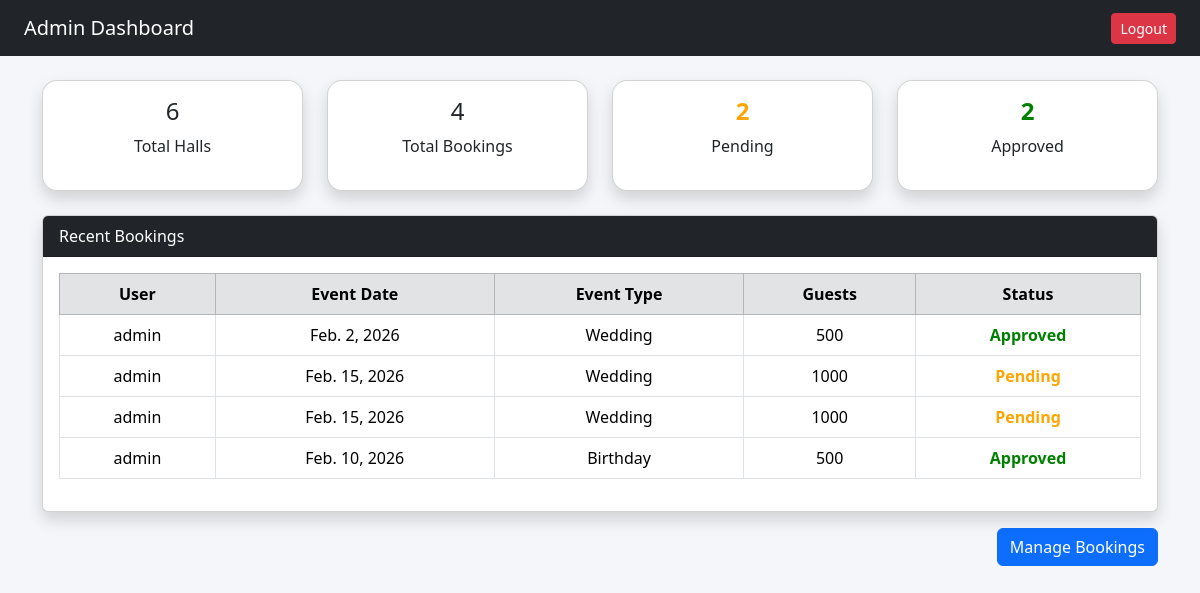
/admin-dashboard/ (signed in), run on the app's committed database.
### eventhall/models.py (models this page shows, shortened)
class Booking(models.Model):
    user = models.ForeignKey(User, on_delete=models.CASCADE)
    name = models.CharField(max_length=100)
    email = models.EmailField()
    event_date = models.DateField()
    event_type = models.CharField(max_length=50)
    guests = models.IntegerField()
    message = models.TextField(blank=True)
    status = models.CharField(
        max_length=20,
        choices=[
            ('Pending', 'Pending'),
            ('Approved', 'Approved'),
            ('Rejected', 'Rejected'),
        ],
        default='Pending'
    )

### eventhall/views.py (the view)
# urls.py: path('admin-dashboard/', views.admin_dashboard, name='admin_dashboard'),
@staff_member_required
def admin_dashboard(request):
    total_halls = Hall.objects.count()
    total_bookings = Booking.objects.count()
    pending_count = Booking.objects.filter(status='Pending').count()
    approved_count = Booking.objects.filter(status='Approved').count()
    recent_bookings = Booking.objects.order_by('-id')[:5]
    return render(request, 'eventhall/admin_dashboard.html', {
        'total_halls': total_halls,
        'total_bookings': total_bookings,
        'pending_count': pending_count,
        'approved_count': approved_count,
        'recent_bookings': recent_bookings,
    })

### eventhall/templates/eventhall/admin_dashboard.html (shortened to what this page needs)
<!DOCTYPE html>
<html lang="en">
<head>
    <link href="https://cdn.jsdelivr.net/npm/bootstrap@5.3.2/dist/css/bootstrap.min.css" rel="stylesheet">
</head>
<body>
<nav class="navbar navbar-dark bg-dark px-4">
    <span class="navbar-brand">Admin Dashboard</span>
    <a href="{% url 'logout' %}" class="btn btn-danger btn-sm">Logout</a>
</nav>
<div class="container mt-4">
    <div class="row text-center mb-4">
        <div class="col-md-3">
            <div class="card stat-card shadow p-3">
                <h4>{{ total_halls }}</h4>
                <p>Total Halls</p>
            </div>
        </div>
        <div class="col-md-3">
            <div class="card stat-card shadow p-3">
                <h4>{{ total_bookings }}</h4>
                <p>Total Bookings</p>
            </div>
        </div>
        <div class="col-md-3">
            <div class="card stat-card shadow p-3">
                <h4 class="pending">{{ pending_count }}</h4>
                <p>Pending</p>
            </div>
        </div>
        <div class="col-md-3">
            <div class="card stat-card shadow p-3">
                <h4 class="approved">{{ approved_count }}</h4>
                <p>Approved</p>
            </div>
        </div>
    </div>
    <div class="card shadow">
        <div class="card-header bg-dark text-white">
            Recent Bookings
        </div>
        <div class="card-body table-responsive">
            <table class="table table-bordered text-center">
                <thead class="table-secondary">
                    <tr>
                        <th>User</th>
                        <th>Event Date</th>
                        <th>Event Type</th>
                        <th>Guests</th>
                        <th>Status</th>
                    </tr>
                </thead>
                <tbody>
                    {% for booking in recent_bookings %}
                    <tr>
                        <td>{{ booking.user.username }}</td>
                        <td>{{ booking.event_date }}</td>
                        <td>{{ booking.event_type }}</td>
                        <td>{{ booking.guests }}</td>
                        <td>
                            {% if booking.status == 'Pending' %}
                                <span class="pending">Pending</span>
                            {% elif booking.status == 'Approved' %}
                                <span class="approved">Approved</span>
                            {% else %}
                                <span class="rejected">Rejected</span>
                            {% endif %}
                        </td>
                    </tr>
                    {% empty %}
                    <tr>
                        <td colspan="5">No bookings found</td>
                    </tr>
                    {% endfor %}
                </tbody>
            </table>
        </div>
    </div>
    <div class="text-end mt-3">
        <a href="{% url 'manage_bookings' %}" class="btn btn-primary">
            Manage Bookings
        </a>
    </div>
</div>
</body>
</html>

### eventhall/templates/eventhall/admin_dashboard.html (style rules this page uses)
body { background:#f4f6f9; }
.stat-card { border-radius:15px; }
.pending { color:orange; font-weight:bold; }
.approved { color:green; font-weight:bold; }

### data on the page
Booking: user.username "admin", event_date "Feb. 2, 2026", event_type "Wedding", guests "500", status "Approved"
Booking: user.username "admin", event_date "Feb. 15, 2026", event_type "Wedding", guests "1000", status "Pending"
Booking: user.username "admin", event_date "Feb. 15, 2026", event_type "Wedding", guests "1000", status "Pending"
Booking: user.username "admin", event_date "Feb. 10, 2026", event_type "Birthday", guests "500", status "Approved"

### other printed values
{{ total_halls }} "6"
{{ total_bookings }} "4"
{{ pending_count }} "2"
{{ approved_count }} "2"
